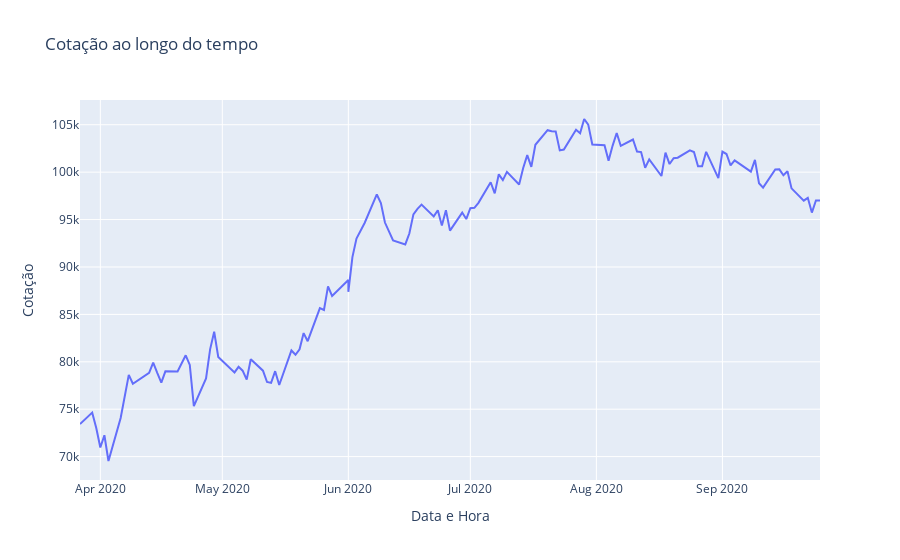

The notebook cell saved with this chart:
### Code cell
# Exibir o gráfico
iplot(fig)
